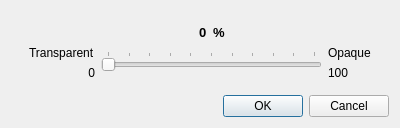
<?xml version="1.0" encoding="UTF-8"?>
<ui version="4.0">
 <class>OpacityDialog</class>
 <widget class="QDialog" name="OpacityDialog">
  <property name="windowModality">
   <enum>Qt::ApplicationModal</enum>
  </property>
  <property name="geometry">
   <rect>
    <x>0</x>
    <y>0</y>
    <width>400</width>
    <height>128</height>
   </rect>
  </property>
  <property name="windowTitle">
   <string>Opacity</string>
  </property>
  <property name="modal">
   <bool>true</bool>
  </property>
  <layout class="QVBoxLayout" name="verticalLayout">
   <item>
    <widget class="QWidget" name="widget" native="true">
     <layout class="QHBoxLayout" name="horizontalLayout">
      <property name="topMargin">
       <number>0</number>
      </property>
      <property name="bottomMargin">
       <number>0</number>
      </property>
      <item>
       <widget class="QWidget" name="widget_5" native="true">
        <layout class="QVBoxLayout" name="verticalLayout_3">
         <property name="rightMargin">
          <number>0</number>
         </property>
         <item>
          <spacer name="verticalSpacer">
           <property name="orientation">
            <enum>Qt::Vertical</enum>
           </property>
           <property name="sizeHint" stdset="0">
            <size>
             <width>20</width>
             <height>25</height>
            </size>
           </property>
          </spacer>
         </item>
         <item>
          <widget class="QLabel" name="label">
           <property name="text">
            <string>Transparent</string>
           </property>
          </widget>
         </item>
         <item>
          <widget class="QLabel" name="label_2">
           <property name="text">
            <string>0</string>
           </property>
           <property name="alignment">
            <set>Qt::AlignBottom|Qt::AlignRight|Qt::AlignTrailing</set>
           </property>
          </widget>
         </item>
        </layout>
       </widget>
      </item>
      <item>
       <widget class="QWidget" name="widget_2" native="true">
        <layout class="QHBoxLayout" name="horizontalLayout_2">
         <property name="spacing">
          <number>2</number>
         </property>
         <property name="leftMargin">
          <number>0</number>
         </property>
         <property name="topMargin">
          <number>0</number>
         </property>
         <property name="rightMargin">
          <number>0</number>
         </property>
         <item>
          <widget class="QWidget" name="widget_3" native="true">
           <layout class="QVBoxLayout" name="verticalLayout_2">
            <property name="leftMargin">
             <number>0</number>
            </property>
            <property name="topMargin">
             <number>9</number>
            </property>
            <property name="rightMargin">
             <number>0</number>
            </property>
            <property name="bottomMargin">
             <number>9</number>
            </property>
            <item>
             <widget class="QWidget" name="widget_4" native="true">
              <layout class="QHBoxLayout" name="horizontalLayout_3">
               <property name="topMargin">
                <number>0</number>
               </property>
               <property name="bottomMargin">
                <number>0</number>
               </property>
               <item>
                <spacer name="horizontalSpacer">
                 <property name="orientation">
                  <enum>Qt::Horizontal</enum>
                 </property>
                 <property name="sizeHint" stdset="0">
                  <size>
                   <width>40</width>
                   <height>20</height>
                  </size>
                 </property>
                </spacer>
               </item>
               <item>
                <widget class="QLabel" name="value">
                 <property name="font">
                  <font>
                   <pointsize>10</pointsize>
                   <bold>true</bold>
                  </font>
                 </property>
                 <property name="text">
                  <string>0</string>
                 </property>
                </widget>
               </item>
               <item>
                <widget class="QLabel" name="label_6">
                 <property name="font">
                  <font>
                   <pointsize>10</pointsize>
                   <bold>true</bold>
                  </font>
                 </property>
                 <property name="text">
                  <string>%</string>
                 </property>
                </widget>
               </item>
               <item>
                <spacer name="horizontalSpacer_2">
                 <property name="orientation">
                  <enum>Qt::Horizontal</enum>
                 </property>
                 <property name="sizeHint" stdset="0">
                  <size>
                   <width>40</width>
                   <height>20</height>
                  </size>
                 </property>
                </spacer>
               </item>
              </layout>
             </widget>
            </item>
            <item>
             <widget class="QSlider" name="slider">
              <property name="maximum">
               <number>10</number>
              </property>
              <property name="singleStep">
               <number>1</number>
              </property>
              <property name="pageStep">
               <number>1</number>
              </property>
              <property name="orientation">
               <enum>Qt::Horizontal</enum>
              </property>
              <property name="tickPosition">
               <enum>QSlider::TicksAbove</enum>
              </property>
             </widget>
            </item>
           </layout>
          </widget>
         </item>
        </layout>
       </widget>
      </item>
      <item>
       <widget class="QWidget" name="widget_6" native="true">
        <layout class="QVBoxLayout" name="verticalLayout_4">
         <property name="leftMargin">
          <number>0</number>
         </property>
         <item>
          <spacer name="verticalSpacer_2">
           <property name="orientation">
            <enum>Qt::Vertical</enum>
           </property>
           <property name="sizeHint" stdset="0">
            <size>
             <width>20</width>
             <height>61</height>
            </size>
           </property>
          </spacer>
         </item>
         <item>
          <widget class="QLabel" name="label_4">
           <property name="text">
            <string>Opaque</string>
           </property>
          </widget>
         </item>
         <item>
          <widget class="QLabel" name="label_3">
           <property name="text">
            <string>100</string>
           </property>
           <property name="alignment">
            <set>Qt::AlignBottom|Qt::AlignLeading|Qt::AlignLeft</set>
           </property>
          </widget>
         </item>
        </layout>
       </widget>
      </item>
     </layout>
    </widget>
   </item>
   <item>
    <widget class="QDialogButtonBox" name="buttonBox">
     <property name="orientation">
      <enum>Qt::Horizontal</enum>
     </property>
     <property name="standardButtons">
      <set>QDialogButtonBox::Cancel|QDialogButtonBox::Ok</set>
     </property>
    </widget>
   </item>
  </layout>
 </widget>
 <resources/>
 <connections>
  <connection>
   <sender>buttonBox</sender>
   <signal>accepted()</signal>
   <receiver>OpacityDialog</receiver>
   <slot>accept()</slot>
   <hints>
    <hint type="sourcelabel">
     <x>248</x>
     <y>254</y>
    </hint>
    <hint type="destinationlabel">
     <x>157</x>
     <y>274</y>
    </hint>
   </hints>
  </connection>
  <connection>
   <sender>buttonBox</sender>
   <signal>rejected()</signal>
   <receiver>OpacityDialog</receiver>
   <slot>reject()</slot>
   <hints>
    <hint type="sourcelabel">
     <x>316</x>
     <y>260</y>
    </hint>
    <hint type="destinationlabel">
     <x>286</x>
     <y>274</y>
    </hint>
   </hints>
  </connection>
 </connections>
</ui>
